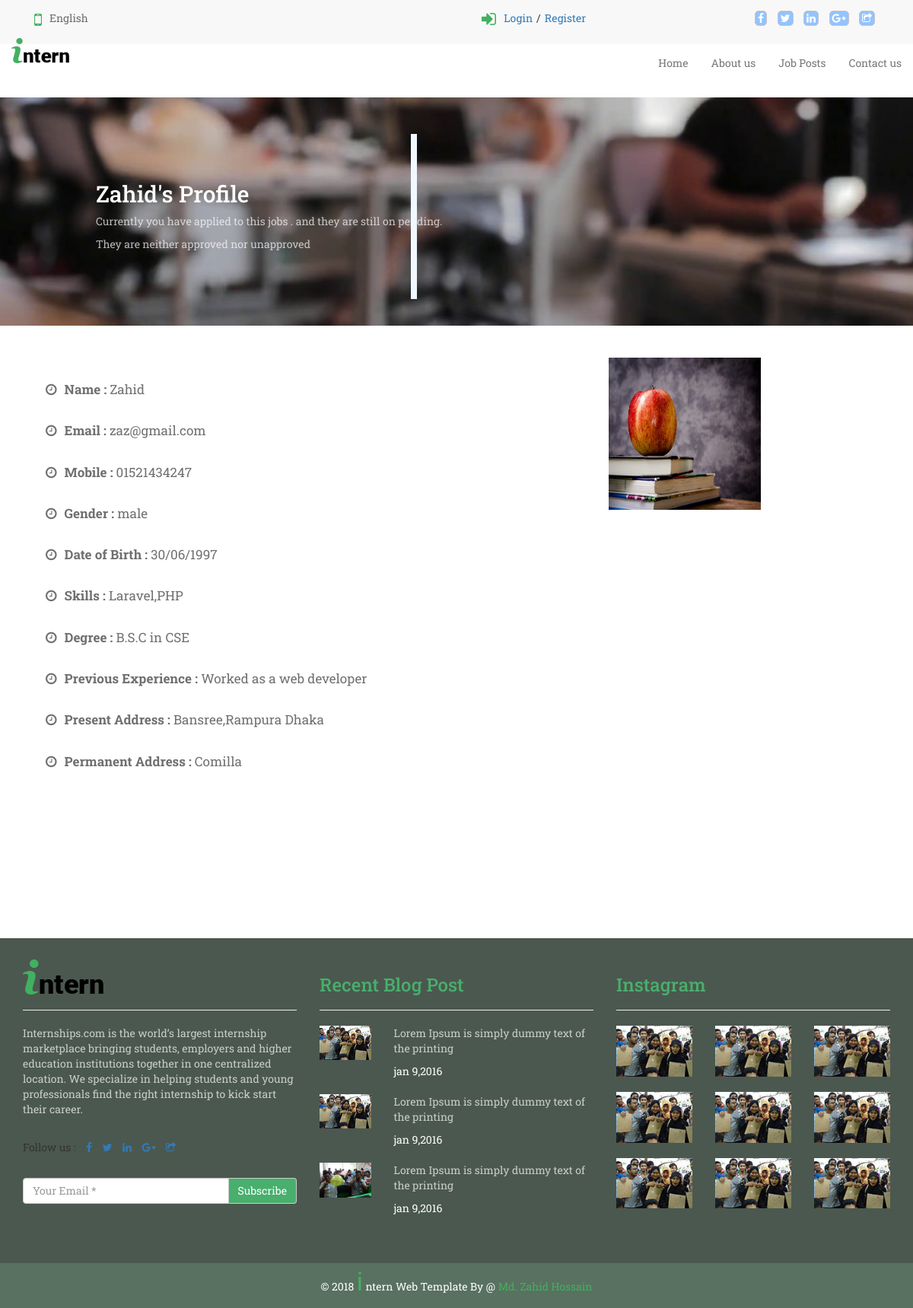
Page /candProfile.php?user=zaz@gmail.com on the earlier database version.
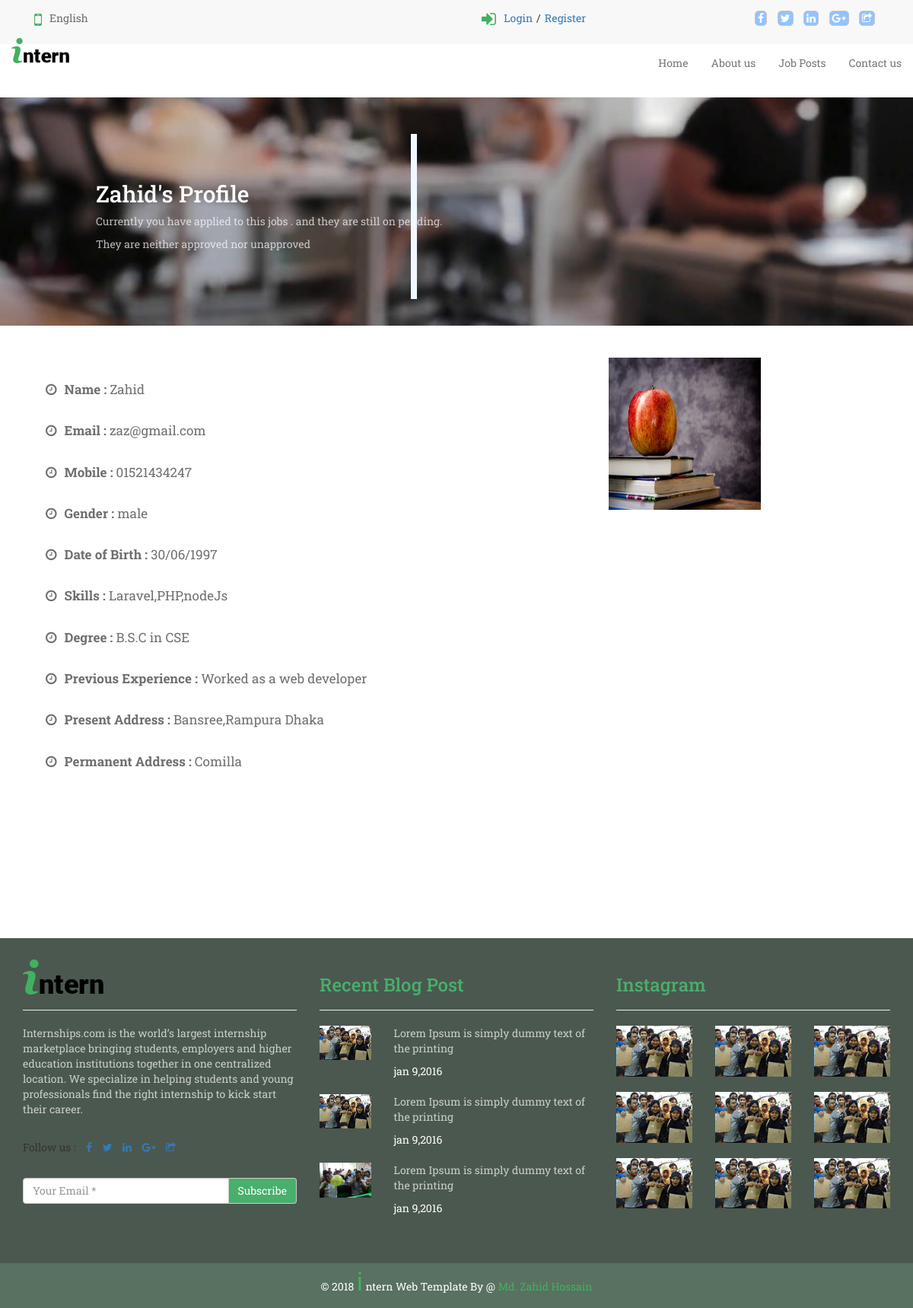
Same page on the later database version.
### tables this page shows
CREATE TABLE `candidate` (
  `cMail` varchar(100) NOT NULL,
  `cPass` text NOT NULL,
  `cName` varchar(32) NOT NULL,
  `cImage` varchar(200) NOT NULL,
  `cGender` text NOT NULL,
  `cMobile` varchar(200) DEFAULT NULL,
  `cSkill` text,
  `cPreviousExp` text NOT NULL,
  `cLogin` timestamp NOT NULL DEFAULT CURRENT_TIMESTAMP ON UPDATE CURRENT_TIMESTAMP,
  `cLogout` timestamp NOT NULL DEFAULT '0000-00-00 00:00:00',
  `cLastActivity` timestamp NOT NULL DEFAULT '0000-00-00 00:00:00',
  `cId` int(11) NOT NULL,
  `cDegree` varchar(32) NOT NULL,
  `cPresentAdd` text NOT NULL,
  `cPermanentAdd` text NOT NULL,
  `cDob` varchar(32) NOT NULL,
  `cDeleteDate` timestamp NULL DEFAULT NULL
);

### candProfile.php (the view, shortened to what this page needs)
<?php
    include "includes/header.php";
    include "includes/head.php";
    include "includes/navbar.php";
    $cMail = $_GET['user'];
       $statement = "select * from candidate where cMail = '$cMail' ";
    $result = mysqli_query($conn,$statement);
    if(mysqli_num_rows($result) == 1 ){
        while($row = mysqli_fetch_assoc($result)){
            $cName = $row['cName'];
            $cMail = $row['cMail'];
            $cMobile = $row['cMobile'];
            $cGender = $row['cGender'];
            $cSkill = $row['cSkill'];
            $cDegree = $row['cDegree'];
            $cImage = $row['cImage'];
            $cPreviousExp = $row['cPreviousExp'];
            $cPresentAdd = $row['cPresentAdd'];
            $cPermanentAdd = $row['cPermanentAdd'];
            $cDob = $row['cDob'];
?>
<div class="top_banner">
           <div class="col-sm-6 top_banner_left">
               <h2><?php echo $cName ?>'s Profile</h2>
               <p>Currently you have applied to this jobs . and they are still on pending.</p>
               <p>They are neither approved nor unapproved</p>
           </div>
           <div class="col-sm-6"></div>
</div>
            <div class="container">
                <div class="col-sm-12">
                  <div class="col-sm-8">
                      <p class = "singlePost"><i class="fa fa-clock-o" aria-hidden="true"></i><b>Name : </b> <?php echo $cName ?> </p>
                      <p class = "singlePost"><i class="fa fa-clock-o" aria-hidden="true"></i><b>Email : </b> <?php echo $cMail ?> </p>
                      <p class = "singlePost"><i class="fa fa-clock-o" aria-hidden="true"></i><b>Mobile : </b> <?php echo $cMobile ?> </p>
                    <p class = "singlePost"><i class="fa fa-clock-o" aria-hidden="true"></i><b>Gender : </b> <?php echo $cGender ?> </p>
                    <p class = "singlePost"><i class="fa fa-clock-o" aria-hidden="true"></i><b>Date of Birth : </b> <?php echo $cDob ?> </p>
                    <p class = "singlePost"><i class="fa fa-clock-o" aria-hidden="true"></i><b>Skills : </b> <?php echo $cSkill ?> </p>
                    <p class = "singlePost"><i class="fa fa-clock-o" aria-hidden="true"></i><b>Degree : </b> <?php echo $cDegree ?> </p>
                    <p class = "singlePost"><i class="fa fa-clock-o" aria-hidden="true"></i><b>Previous Experience : </b> <?php echo $cPreviousExp ?> </p>
                    <p class = "singlePost"><i class="fa fa-clock-o" aria-hidden="true"></i><b>Present Address : </b> <?php echo $cPresentAdd ?> </p>
                    <p class = "singlePost"><i class="fa fa-clock-o" aria-hidden="true"></i><b>Permanent Address : </b> <?php echo $cPermanentAdd ?> </p>
                  </div>
                  <div class="col-sm-4">
                        <img style="width: 200px;height: 200px;" src="images/<?php echo $cImage ?>" alt="">
                  </div>
                </div>
            </div>
     <?php
        }
    }
?>
<?php
include "includes/last.php";
include "includes/footer.php";
?>

Differences in the rows shown:
changed candidate "Zahid": cSkill "Laravel,PHP" → "Laravel,PHP,nodeJs"
